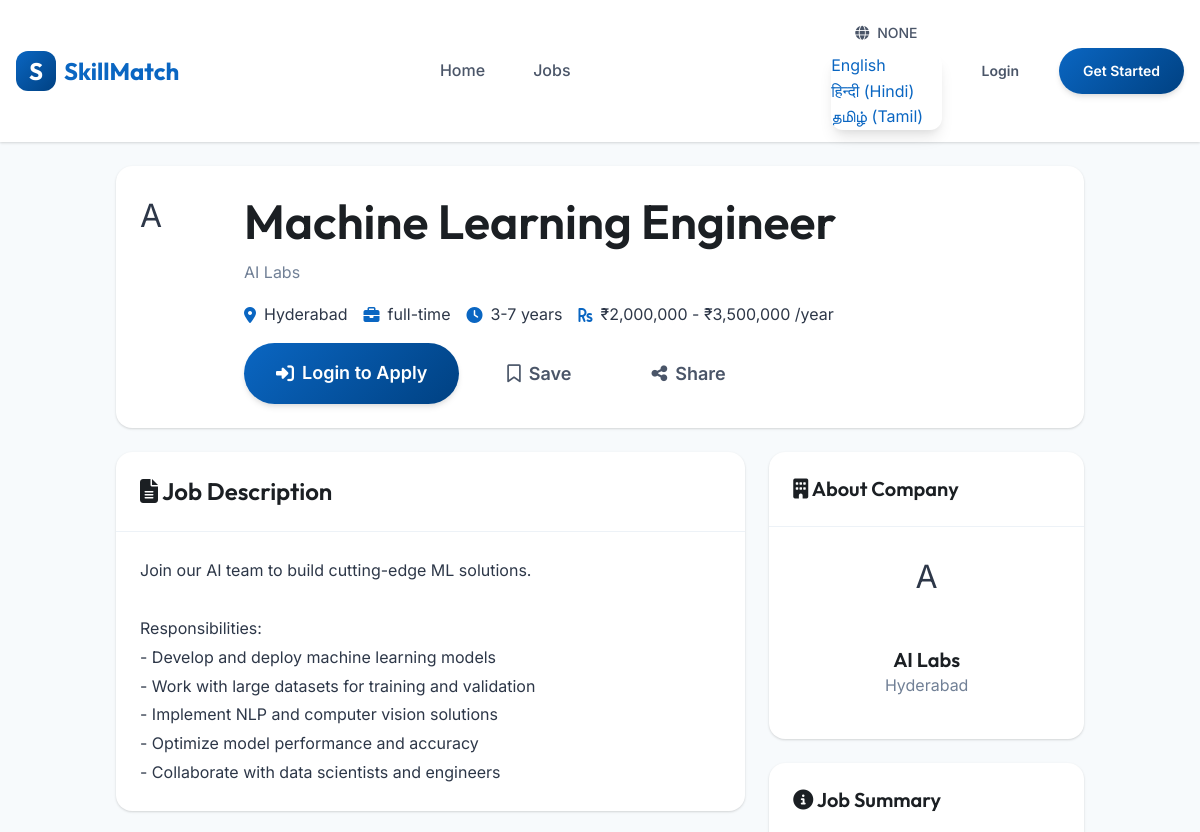
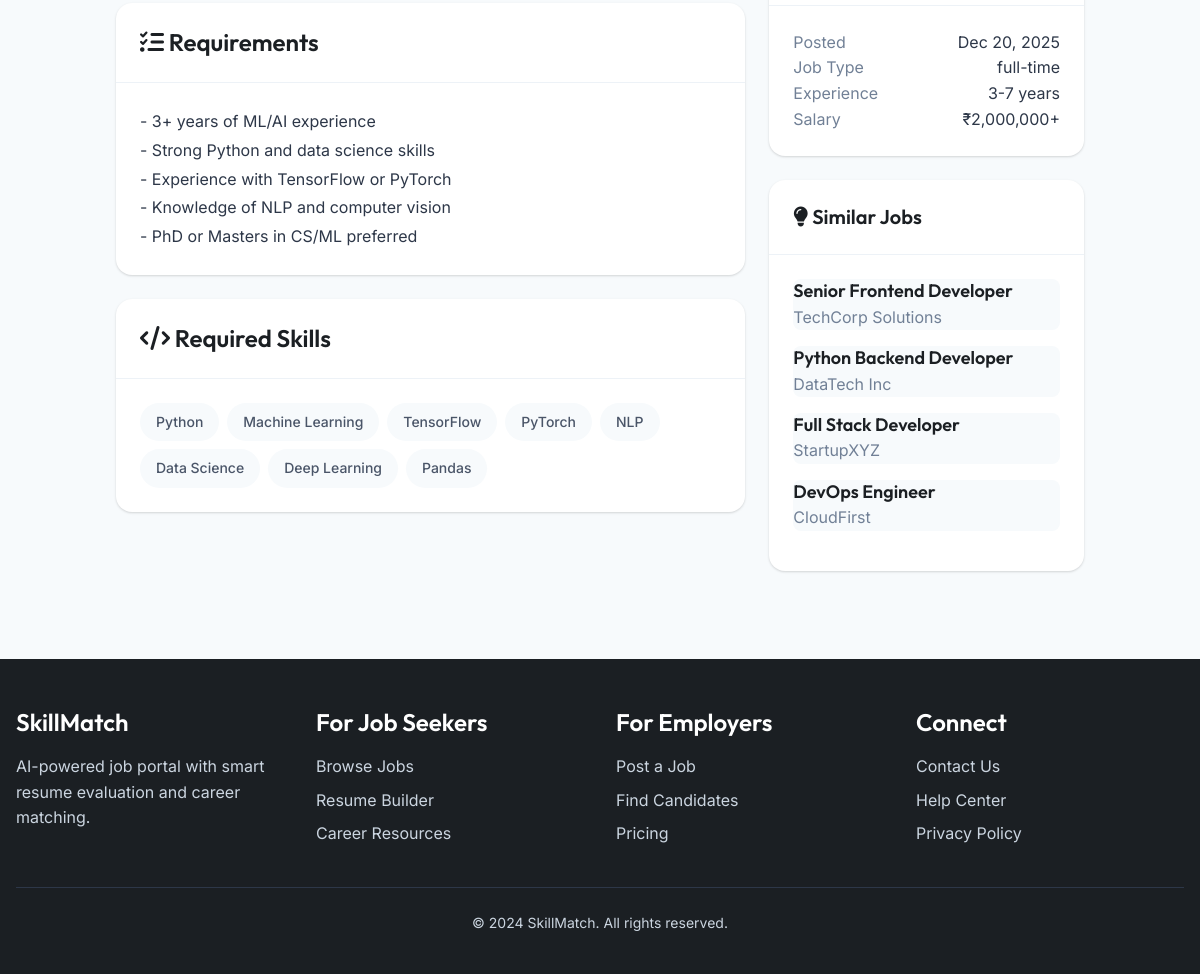
The app's page /jobs/4 with its own data (2 pictures, top to bottom).
### models.py (models this page shows)
class Job(db.Model):
    id = db.Column(db.Integer, primary_key=True)
    employer_id = db.Column(db.Integer, db.ForeignKey('user.id'), nullable=False)
    title = db.Column(db.String(150), nullable=False)
    company = db.Column(db.String(100), nullable=False)
    description = db.Column(db.Text, nullable=False)
    requirements = db.Column(db.Text)  # JSON list of requirements
    skills_required = db.Column(db.Text)  # JSON list of skills
    experience_min = db.Column(db.Integer, default=0)
    experience_max = db.Column(db.Integer)
    salary_min = db.Column(db.Integer)
    salary_max = db.Column(db.Integer)
    location = db.Column(db.String(100))
    job_type = db.Column(db.String(50))  # 'full-time', 'part-time', 'contract', 'remote'
    is_active = db.Column(db.Boolean, default=True)
    created_at = db.Column(db.DateTime, default=datetime.utcnow)
    applications = db.relationship('Application', backref='job', lazy=True, cascade='all, delete-orphan')

### modules/jobs.py (the view, shortened to what this page needs)
@jobs_bp.route('/<int:job_id>')
def job_detail(job_id):
    job = Job.query.get_or_404(job_id)
    has_applied = False
    application = None
    match_info = None
    skills = []
    if job.skills_required:
        try:
            skills = json.loads(job.skills_required)
        except:
            skills = [s.strip() for s in job.skills_required.split(',')]
    similar_jobs = Job.query.filter(
        Job.id != job_id,
        Job.is_active == True
    ).limit(4).all()
    return render_template('jobs/detail.html',
                         job=job,
                         skills=skills,
                         has_applied=has_applied,
                         application=application,
                         similar_jobs=similar_jobs,
                         match_info=match_info)

### app.py (called while the page is built)
def get_locale():
    if current_user.is_authenticated and current_user.preferred_language:
        return current_user.preferred_language
    return request.accept_languages.best_match(app.config['LANGUAGES'])

@app.context_processor
def inject_locale():
    return dict(get_locale=get_locale)

### templates/jobs/detail.html (shortened to what this page needs)
{% extends 'base.html' %}
{% block content %}
<div class="container" style="max-width: 1000px; padding: var(--space-6) var(--space-4);">
    <div class="card mb-6">
        <div class="card-body">
            <div class="flex gap-6">
                <div class="company-logo" style="width: 80px; height: 80px; font-size: 32px;">
                    {{ job.company[0] }}
                </div>
                <div class="flex-1">
                    <h1 style="margin-bottom: var(--space-2);">{{ job.title }}</h1>
                    <p class="text-lg text-muted mb-4">{{ job.company }}</p>
                    <div class="flex flex-wrap gap-4 mb-4">
                        <span class="flex items-center gap-2">
                            <i class="fas fa-map-marker-alt text-primary"></i>
                            {{ job.location or 'Remote' }}
                        </span>
                        <span class="flex items-center gap-2">
                            <i class="fas fa-briefcase text-primary"></i>
                            {{ job.job_type or 'Full-time' }}
                        </span>
                        <span class="flex items-center gap-2">
                            <i class="fas fa-clock text-primary"></i>
                            {{ job.experience_min or 0 }}{% if job.experience_max %}-{{ job.experience_max }}{% endif %}
                            years
                        </span>
                        {% if job.salary_min %}
                        <span class="flex items-center gap-2">
                            <i class="fas fa-rupee-sign text-primary"></i>
                            {{ '₹{:,}'.format(job.salary_min) }}{% if job.salary_max %} - {{
                            '₹{:,}'.format(job.salary_max) }}{% endif %} /year
                        </span>
                        {% endif %}
                    </div>
                    <div class="flex gap-4">
                        {% if current_user.is_authenticated and current_user.role == 'seeker' %}
                        {% if has_applied %}
                        <button class="btn btn-success btn-lg" disabled>
                            <i class="fas fa-check"></i> Already Applied
                        </button>
                        <a href="#application-status" class="btn btn-secondary btn-lg">
                            View Status
                        </a>
                        {% else %}
                        <button class="btn btn-primary btn-lg" onclick="applyForJob()">
                            <i class="fas fa-paper-plane"></i> Apply Now
                        </button>
                        {% endif %}
                        {% elif not current_user.is_authenticated %}
                        <a href="{{ url_for('login') }}" class="btn btn-primary btn-lg">
                            <i class="fas fa-sign-in-alt"></i> Login to Apply
                        </a>
                        {% endif %}
                        <button class="btn btn-ghost btn-lg">
                            <i class="far fa-bookmark"></i> Save
                        </button>
                        <button class="btn btn-ghost btn-lg">
                            <i class="fas fa-share-alt"></i> Share
                        </button>
                    </div>
                </div>
            </div>
        </div>
    </div>
    <div class="grid" style="grid-template-columns: 2fr 1fr; gap: var(--space-6);">
        <div>
            <div class="card mb-6">
                <div class="card-header">
                    <h4><i class="fas fa-file-alt"></i> Job Description</h4>
                </div>
                <div class="card-body">
                    <div style="white-space: pre-line; line-height: 1.8;">{{ job.description }}</div>
                </div>
            </div>
            {% if job.requirements %}
            <div class="card mb-6">
                <div class="card-header">
                    <h4><i class="fas fa-list-check"></i> Requirements</h4>
                </div>
                <div class="card-body">
                    <div style="white-space: pre-line; line-height: 1.8;">{{ job.requirements }}</div>
                </div>
            </div>
            {% endif %}
            <div class="card mb-6">
                <div class="card-header">
                    <h4><i class="fas fa-code"></i> Required Skills</h4>
                </div>
                <div class="card-body">
                    <div class="skills-grid">
                        {% for skill in skills %}
                        <span
                            class="skill-badge {% if match_info and skill in match_info.matched %}tag-success{% elif match_info and skill in match_info.missing %}tag-warning{% endif %}">
                            {{ skill }}
                        </span>
                        {% else %}
                        <p class="text-muted">No specific skills mentioned</p>
                        {% endfor %}
                    </div>
                </div>
            </div>
        </div>
        <div>
            <div class="card mb-6">
                <div class="card-header">
                    <h5><i class="fas fa-building"></i> About Company</h5>
                </div>
                <div class="card-body text-center">
                    <div class="company-logo"
                        style="width: 80px; height: 80px; margin: 0 auto var(--space-4); font-size: 32px;">
                        {{ job.company[0] }}
                    </div>
                    <h5>{{ job.company }}</h5>
                    <p class="text-muted">{{ job.location or 'Remote' }}</p>
                </div>
            </div>
            <div class="card mb-6">
                <div class="card-header">
                    <h5><i class="fas fa-info-circle"></i> Job Summary</h5>
                </div>
                <div class="card-body">
                    <div class="flex justify-between mb-3">
                        <span class="text-muted">Posted</span>
                        <span>{{ job.created_at.strftime('%b %d, %Y') if job.created_at else 'Recently' }}</span>
                    </div>
                    <div class="flex justify-between mb-3">
                        <span class="text-muted">Job Type</span>
                        <span>{{ job.job_type or 'Full-time' }}</span>
                    </div>
                    <div class="flex justify-between mb-3">
                        <span class="text-muted">Experience</span>
                        <span>{{ job.experience_min or 0 }}-{{ job.experience_max or job.experience_min or 0 }}
                            years</span>
                    </div>
                    {% if job.salary_min %}
                    <div class="flex justify-between">
                        <span class="text-muted">Salary</span>
                        <span>{{ '₹{:,}'.format(job.salary_min) }}+</span>
                    </div>
                    {% endif %}
                </div>
            </div>
            {% if similar_jobs %}
            <div class="card">
                <div class="card-header">
                    <h5><i class="fas fa-lightbulb"></i> Similar Jobs</h5>
                </div>
                <div class="card-body">
                    {% for similar in similar_jobs %}
                    <a href="{{ url_for('jobs_bp.job_detail', job_id=similar.id) }}" class="block mb-3 p-3"
                        style="background: var(--gray-100); border-radius: var(--radius-md); text-decoration: none;">
                        <h6 style="color: var(--dark); margin-bottom: 2px;">{{ similar.title }}</h6>
                        <p class="text-muted text-sm mb-0">{{ similar.company }}</p>
                    </a>
                    {% endfor %}
                </div>
            </div>
            {% endif %}
        </div>
    </div>
</div>
{% endblock %}

### static/css/styles.css (style rules this page uses)
:root { --primary: #0A66C2; --primary-dark: #004182; --primary-light: #70B5F9; --dark: #1B1F23; --dark-secondary: #2D3748; --gray-900: #1A202C; --gray-800: #2D3748; --gray-700: #4A5568; --gray-600: #718096; --gray-500: #A0AEC0; --gray-400: #CBD5E0; --gray-300: #E2E8F0; --gray-200: #EDF2F7; --gray-100: #F7FAFC; --white: #FFFFFF; --success: #057642; --success-light: #0A8F4D; --warning: #E7A33E; --error: #CC1016; --error-light: #E53E3E; --info: #3182CE; --gradient-primary: linear-gradient(135deg, #0A66C2 0%, #004182 100%); --gradient-dark: linear-gradient(135deg, #1B1F23 0%, #2D3748 100%); --gradient-success: linear-gradient(135deg, #057642 0%, #0A8F4D 100%); --gradient-hero: linear-gradient(135deg, #667eea 0%, #764ba2 100%); --font-family: 'Inter', -apple-system, BlinkMacSystemFont, 'Segoe UI', Roboto, sans-serif; --font-heading: 'Outfit', var(--font-family); --text-xs: 0.75rem; --text-sm: 0.875rem; --text-base: 1rem; --text-lg: 1.125rem; --text-xl: 1.25rem; --text-2xl: 1.5rem; --text-3xl: 1.875rem; --text-4xl: 2.25rem; --text-5xl: 3rem; --space-1: 0.25rem; --space-2: 0.5rem; --space-3: 0.75rem; --space-4: 1rem; --space-5: 1.25rem; --space-6: 1.5rem; --space-8: 2rem; --space-10: 2.5rem; --space-12: 3rem; --space-16: 4rem; --space-20: 5rem; --radius-sm: 0.375rem; --radius-md: 0.5rem; --radius-lg: 0.75rem; --radius-xl: 1rem; --radius-2xl: 1.5rem; --radius-full: 9999px; --shadow-sm: 0 1px 2px 0 rgba(0, 0, 0, 0.05); --shadow: 0 1px 3px 0 rgba(0, 0, 0, 0.1), 0 1px 2px 0 rgba(0, 0, 0, 0.06); --shadow-md: 0 4px 6px -1px rgba(0, 0, 0, 0.1), 0 2px 4px -1px rgba(0, 0, 0, 0.06); --shadow-lg: 0 10px 15px -3px rgba(0, 0, 0, 0.1), 0 4px 6px -2px rgba(0, 0, 0, 0.05); --shadow-xl: 0 20px 25px -5px rgba(0, 0, 0, 0.1), 0 10px 10px -5px rgba(0, 0, 0, 0.04); --shadow-glow: 0 0 20px rgba(10, 102, 194, 0.3); --glass-bg: rgba(255, 255, 255, 0.1); --glass-border: rgba(255, 255, 255, 0.2); --glass-blur: blur(10px); --transition-fast: 150ms ease; --transition-base: 200ms ease; --transition-slow: 300ms ease; }
* { margin: 0; padding: 0; box-sizing: border-box; }
html { scroll-behavior: smooth; }
body { font-family: var(--font-family); font-size: var(--text-base); line-height: 1.6; color: var(--gray-800); background-color: var(--gray-100); min-height: 100vh; }
h1, h2, h3, h4, h5, h6 { font-family: var(--font-heading); font-weight: 600; line-height: 1.3; color: var(--dark); }
h1 { font-size: var(--text-5xl); }
h4 { font-size: var(--text-2xl); }
h5 { font-size: var(--text-xl); }
h6 { font-size: var(--text-lg); }
p { margin-bottom: var(--space-4); }
a { color: var(--primary); text-decoration: none; transition: color var(--transition-fast); }
.container { max-width: 1200px; margin: 0 auto; padding: 0 var(--space-4); }
.flex { display: flex; }
.items-center { align-items: center; }
.justify-between { justify-content: space-between; }
.gap-2 { gap: var(--space-2); }
.gap-4 { gap: var(--space-4); }
.gap-6 { gap: var(--space-6); }
.grid { display: grid; }
.btn { display: inline-flex; align-items: center; justify-content: center; gap: var(--space-2); padding: var(--space-3) var(--space-6); font-family: var(--font-family); font-size: var(--text-sm); font-weight: 600; border-radius: var(--radius-full); border: none; cursor: pointer; transition: all var(--transition-base); text-decoration: none; }
.btn-primary { background: var(--gradient-primary); color: var(--white); box-shadow: var(--shadow-md); }
.btn-ghost { background: transparent; color: var(--gray-700); }
.btn-lg { padding: var(--space-4) var(--space-8); font-size: var(--text-lg); }
.card { background: var(--white); border-radius: var(--radius-xl); box-shadow: var(--shadow); overflow: hidden; transition: all var(--transition-base); }
.card-header { padding: var(--space-6); border-bottom: 1px solid var(--gray-200); }
.card-body { padding: var(--space-6); }
.skills-grid { display: flex; flex-wrap: wrap; gap: var(--space-2); }
.skill-badge { display: inline-flex; align-items: center; gap: var(--space-2); padding: var(--space-2) var(--space-4); background: var(--gray-100); border-radius: var(--radius-full); font-size: var(--text-sm); font-weight: 500; color: var(--gray-700); transition: all var(--transition-fast); }
.text-center { text-align: center; }
.text-primary { color: var(--primary); }
.text-muted { color: var(--gray-600); }
.mb-4 { margin-bottom: var(--space-4); }
.mb-6 { margin-bottom: var(--space-6); }
.block { display: block; }

### records on screen
Job: company "A", title "Machine Learning Engineer", company "AI Labs", location "Hyderabad", job_type "full-time", experience_min "3", experience_max "7", salary_min "₹2,000,000", salary_max "₹3,500,000", description "Join our AI team to build cutting-edge ML solutions. Responsibilities: - Develop and deploy machine learning models - Work with large datasets for training and validation - Implement NLP and computer vision solutions - Optimize model performance and accuracy - Collaborate with data scientists and engineers", requirements "- 3+ years of ML/AI experience - Strong Python and data science skills - Experience with TensorFlow or PyTorch - Knowledge of NLP and computer vision - PhD or Masters in CS/ML preferred", created_at "Dec 20, 2025"
Job: title "Senior Frontend Developer", company "TechCorp Solutions"
Job: title "Python Backend Developer", company "DataTech Inc"
Job: title "Full Stack Developer", company "StartupXYZ"
Job: title "DevOps Engineer", company "CloudFirst"

### other values on screen
{{ get_locale()|upper }} "NONE"
{{ skill }} "Python" "Machine Learning" "TensorFlow" "PyTorch" "NLP" "Data Science" "Deep Learning" "Pandas"
